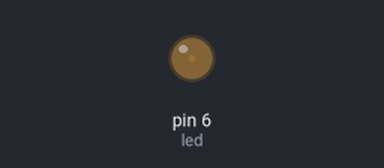
The sketch below on a simulated Arduino Uno, built with avr-gcc and run on an emulated ATmega328P. Shown: output pins drawn as LEDs (lit = HIGH).

Above: at 0.05 s.
At 0.95 s:
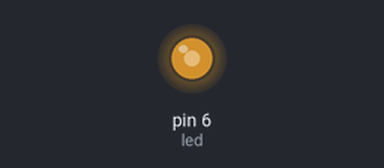
At 1.4 s:
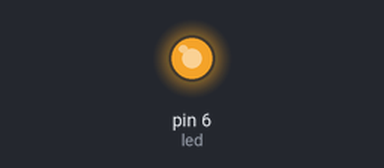
At 2.75 s:
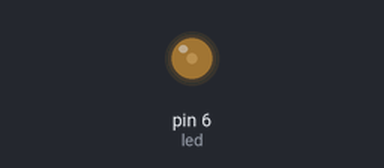
Timing chart, 0 to 7.0 s (numbered marks = the images above):
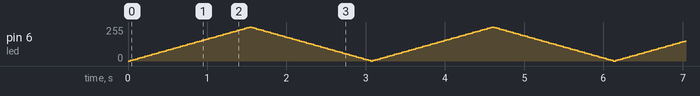

The sketch:

Fade_LED.ino
```cpp
/*
  Fade

  This example shows how to fade an LED on pin 6 using the analogWrite()
  function.

  analogWrite()  uses PWM so be sure to use a PWM capable pin.
  On the Lilypad 328 main board, the PWM petal
  are identified with a "~" sign. i.e. petals 3, 5, 6, 9, 10 & 11

*/

int led = 6;           // the PWM pin the LED is attached to
int brightness = 0;    // how bright the LED is
int fadeAmount = 5;    // how many points to fade the LED by


void setup() {
  pinMode(led, OUTPUT);
}


void loop() {
  analogWrite(led, brightness);

  // change the brightness for next time through the loop:
  brightness = brightness + fadeAmount;

  // reverse the direction of the fading at the ends of the fade:
  if (brightness <= 0 || brightness >= 255) {
    fadeAmount = -fadeAmount;
  }
  // wait for 30 milliseconds to see the dimming effect
  delay(30);
}
```
